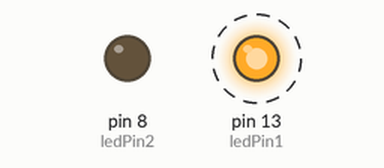
Recording of a sketch running on a simulated Arduino Mega 2560, built with avr-gcc and run on an emulated ATmega2560. On the bench: output pins drawn as LEDs (lit = HIGH). Dashed ring = blinking.

Above: at 0.2 s.
Timing chart, 0 to 3.0 s (numbered marks = the images above):
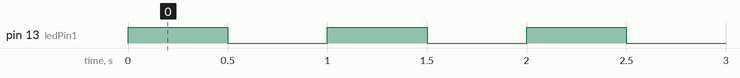

Measured:
- by itself, pin 13 (ledPin1): alternates HIGH for 0.50 s and LOW for 0.50 s

The sketch:

InterrupcionExterna.ino
```cpp
#define PinInt 23  //Pin de interrupcion 23 Teensy, 2,3 Uno
#define ledPin1 13 //Pin que indica entro en el loop
#define ledPin2 8 //Pin que indica entro en la funcion causada por la interrupcion

int c = 0;
bool loops = 1;

void setup() {
  pinMode(ledPin1, OUTPUT);
  pinMode(ledPin2, OUTPUT);
  digitalWrite(ledPin2, LOW);
  pinMode(PinInt, INPUT); // sets the digital pin as output
  Serial.begin(2000000);
  attachInterrupt(PinInt, interrupcion, RISING); //Configutacion interrrupcion interna Master
}

void loop() {
  parpadear(loops);
}

///////////////////////////////////////////////////////////////////////////////////////
//////////////////            Interrupcion externa       //////////////////////////////
///////////////////////////////////////////////////////////////////////////////////////
void interrupcion() {
  Serial.println("Interrupcion activada");
  digitalWrite(ledPin1, LOW);
  digitalWrite(ledPin2, HIGH);
  loops = 0;
  delay(100);
  digitalWrite(ledPin2, LOW);
}

void parpadear(bool loopss) {
  if (loopss) {
    digitalWrite(ledPin1, true);
    delay(500);
    digitalWrite(ledPin1, false);
    delay(500);
  }
}
```
